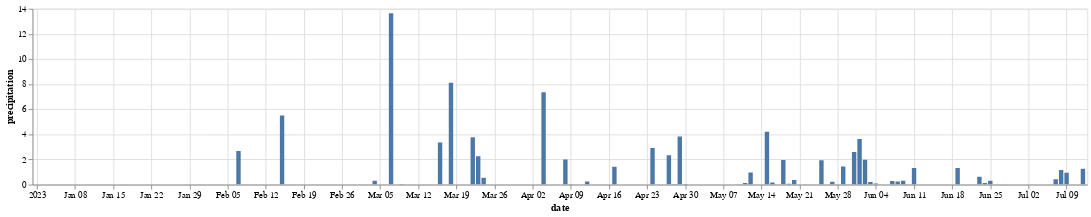

Here is the notebook cell this chart was saved with:
### Markdown cell above
#### Interactive chart in Vega-Altair


[Vega-Altair](https://altair-viz.github.io/)  is a handy Python library that allows you to create statistical visualizations using declarative principles without complex programming code. It provides a straightforward way to quickly generate various types of charts.

Altair is built on  [Vega-Lite](https://vega.github.io/vega-lite/), which is a Grammar of Interactive Graphics. Vega-Altair provides a user-friendly way to use this through Python, storing the graphical specifications in JSON (JavaScript Object Notation) format. You can directly view these specifications in any web browser, and coding is easy in JupyterLab, Jupyter Notebook, Microsoft VS-Code, and Google Colab.

### Code cell
import altair as alt

chart =  alt.Chart(df).mark_bar().encode(x="date", y="precipitation", tooltip=['precipitation', 'date']).properties(width=1200, height=200).interactive()
chart

### Figure 1 — Vega-Lite specification as saved in the notebook (floating-point values rounded to 4 significant figures; data arrays with more than 128 entries replaced by an {"elided": "..."} marker saying what was removed)
{"config": {"view": {"continuousWidth": 300, "continuousHeight": 300}}, "data": {"name": "data-a7569b472853f89b6b020a6a65887c4e"}, "mark": {"type": "bar"}, "encoding": {"tooltip": [{"field": "precipitation", "type": "quantitative"}, {"field": "date", "type": "temporal"}], "x": {"field": "date", "type": "temporal"}, "y": {"field": "precipitation", "type": "quantitative"}}, "height": 200, "params": [{"name": "param_18", "select": {"type": "interval", "encodings": ["x", "y"]}, "bind": "scales"}], "width": 1200, "$schema": "https://vega.github.io/schema/vega-lite/v5.15.1.json", "datasets": {"data-a7569b472853f89b6b020a6a65887c4e": {"elided": "193 records"}}}
